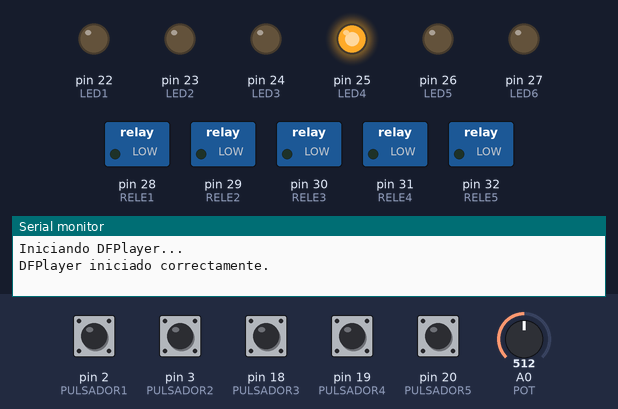
The program below on a simulated Arduino Mega 2560, built with avr-gcc and run on an emulated ATmega2560. Parts: switched loads named in the program (green lamp = pin HIGH), output pins drawn as LEDs (lit = HIGH), the last lines printed to the serial monitor. Inputs (shaded band) come from the test bench; at power-on: pin 2 (PULSADOR1), pin 3 (PULSADOR2), pin 18 (PULSADOR3), pin 19 (PULSADOR4), pin 20 (PULSADOR5) HIGH, A0 (POT) = 512. The audio player accepts every command and is not drawn.

Above: at 2.9 s.
3.0 s: pin 2 (PULSADOR1) pulled LOW for 0.15 s
At 3.08 s:
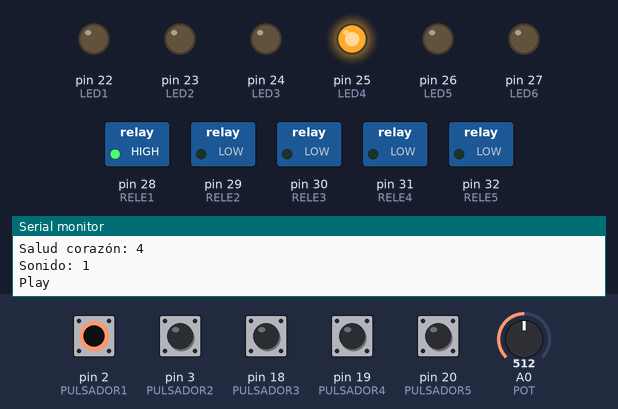
4.6 s: A0 (POT) set to 663
6.1 s: A0 (POT) set to 691
At 7.3 s:
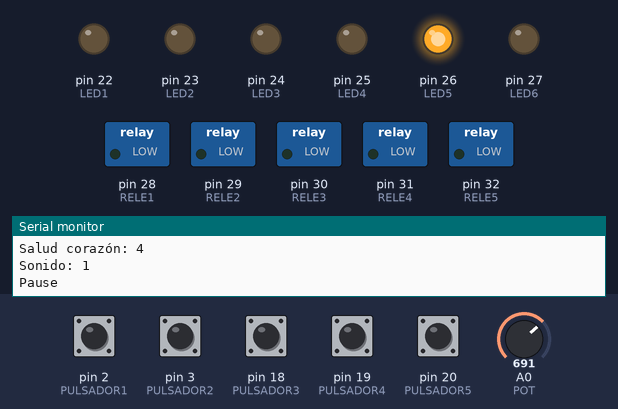
7.6 s: pin 3 (PULSADOR2) pulled LOW for 0.15 s
At 8.3 s:
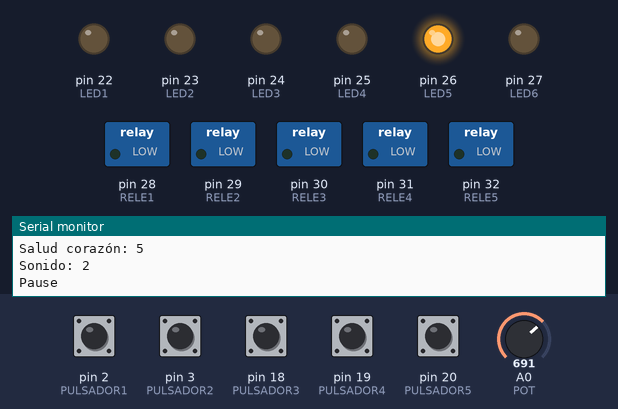
9.2 s: pin 18 (PULSADOR3) pulled LOW for 0.15 s
At 10.5 s:
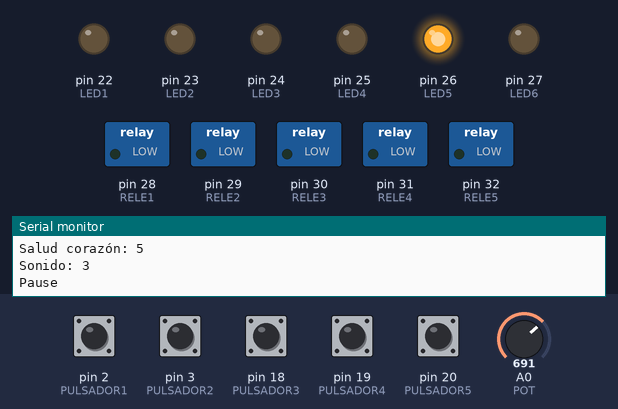
10.8 s: pin 19 (PULSADOR4) pulled LOW for 0.15 s
At 11.9 s:
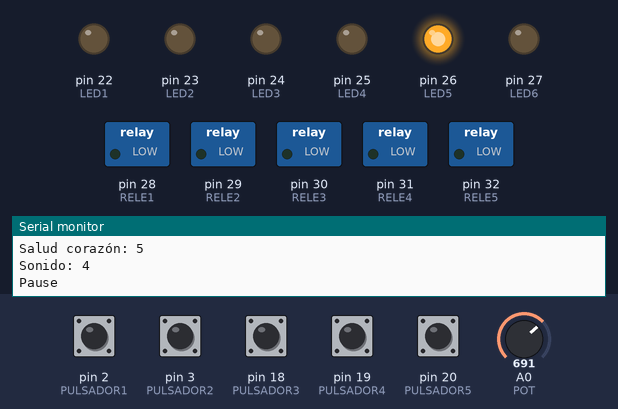
Timing chart, 0 to 13.4 s (numbered marks = the images above; inputs shaded):
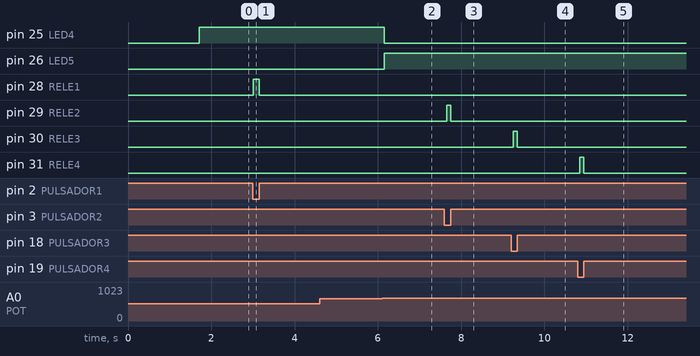

Measured:
- the behaviour switches between 679 and 680 on A0 (POT) (found by bisection; images 1 and 2)
- after the input at 3.0 s, pin 28 (RELE1): LOW → HIGH at once, → LOW 0.14 s later
- after the input at 6.1 s, pin 25 (LED4): HIGH → LOW after 0.06 s; pin 26 (LED5): LOW → HIGH after 0.06 s
- after the input at 7.6 s, pin 29 (RELE2): LOW → HIGH after 0.06 s, → LOW 0.09 s later
- after the input at 9.2 s, pin 30 (RELE3): LOW → HIGH after 0.05 s, → LOW 0.10 s later
- after the input at 10.8 s, pin 31 (RELE4): LOW → HIGH after 0.05 s, → LOW 0.10 s later

The program:

main.cpp
```cpp
#include <Arduino.h>
#include "DFRobotDFPlayerMini.h"
#include "configuration.h"


DFRobotDFPlayerMini myDFPlayer;

/* VARIABLES */
int sensorValue = 0;  // valor del sensor
int nivel;

// Variables de interrupción
volatile int var = 0; // Lado del cuerpo 1-5
volatile bool cambio = false;

// Variables de control
bool isPlaying = false, ini = false;
unsigned long currentMillis = millis();

volatile unsigned long lastInterruptTime1 = 0;
volatile unsigned long lastInterruptTime2 = 0;
volatile unsigned long lastInterruptTime3 = 0;
volatile unsigned long lastInterruptTime4 = 0;
volatile unsigned long lastInterruptTime5 = 0;

const unsigned long debounceDelay = 100; // 50 ms debounce

//Rutinas de atención a la interrupción
void isrPulsador1() {
  unsigned long interruptTime = millis();
  if (interruptTime - lastInterruptTime1 > debounceDelay) {
    var = 1;
    cambio = true;
    lastInterruptTime1 = interruptTime;
  }
}

void isrPulsador2() {
  unsigned long interruptTime = millis();
  if (interruptTime - lastInterruptTime2 > debounceDelay) {
    var = 2;
    cambio = true;
    lastInterruptTime2 = interruptTime;
  }
}

void isrPulsador3() {
  unsigned long interruptTime = millis();
  if (interruptTime - lastInterruptTime3 > debounceDelay and ini == true) {
    var = 3;
    cambio = true;
    lastInterruptTime3 = interruptTime;
  }
}

void isrPulsador4() {
  unsigned long interruptTime = millis();
  if (interruptTime - lastInterruptTime4 > debounceDelay and ini == true) {
    var = 4;
    cambio = true;
    lastInterruptTime4 = interruptTime;
  }
}

void isrPulsador5() {
  unsigned long interruptTime = millis();
  if (interruptTime - lastInterruptTime5 > debounceDelay) {
    var = 5;
    cambio = true;
    lastInterruptTime5 = interruptTime;
  }
}

//Funciones
void reproducirAudio(int folder, int audio);
int getLevel(int sensorValue);
void actualizarLeds(int valor);
void controlAltavoz(int valor);
void apagarAltavoces(void);

void setup() {
  delay(200);
  Serial.begin(115200);
  Serial2.begin(9600);     // Comunicación con el  MP3 (en TX2/RX2)

  // Iniciar UART2 en pines 17 (RX) y 16 (TX) a 9600 baudios
  Serial.println("Iniciando DFPlayer...");
  if (!myDFPlayer.begin(Serial2)) {
    Serial.println("No se encontró el DFPlayer Mini.");
    while (true);
  }

  Serial.println("DFPlayer iniciado correctamente.");
  myDFPlayer.volume(30);  // Volumen (0-30)
  myDFPlayer.EQ(DFPLAYER_EQ_NORMAL);
  myDFPlayer.outputDevice(DFPLAYER_DEVICE_SD);  // Fuente: tarjeta SD

  // Configurar LEDs como salidas
  pinMode(LED1, OUTPUT);
  pinMode(LED2, OUTPUT);
  pinMode(LED3, OUTPUT);
  pinMode(LED4, OUTPUT);
  pinMode(LED5, OUTPUT);
  pinMode(LED6, OUTPUT);

  delay(500);

  // Configurar relés como salidas
  pinMode(RELE1, OUTPUT);
  pinMode(RELE2, OUTPUT);
  pinMode(RELE3, OUTPUT);
  pinMode(RELE4, OUTPUT);
  pinMode(RELE5, OUTPUT);

  apagarAltavoces();

  // Configurar pulsadores como entrada con pull-up
  pinMode(PULSADOR1, INPUT_PULLUP);
  pinMode(PULSADOR2, INPUT_PULLUP);
  pinMode(PULSADOR3, INPUT_PULLUP);
  pinMode(PULSADOR4, INPUT_PULLUP);
  pinMode(PULSADOR5, INPUT_PULLUP);

  // Configurar interrupciones por flanco de bajada
  attachInterrupt(digitalPinToInterrupt(PULSADOR1), isrPulsador1, CHANGE);
  attachInterrupt(digitalPinToInterrupt(PULSADOR2), isrPulsador2, CHANGE);
  attachInterrupt(digitalPinToInterrupt(PULSADOR3), isrPulsador3, CHANGE);
  attachInterrupt(digitalPinToInterrupt(PULSADOR4), isrPulsador4, CHANGE);
  attachInterrupt(digitalPinToInterrupt(PULSADOR5), isrPulsador5, CHANGE);

  delay(500);
  ini = true;

}

void loop() {
  if(!isPlaying){
    nivel = getLevel(analogRead(POT));
    actualizarLeds(nivel);
    delay(100);
  }
  reproducirAudio(nivel, var);
}


/* FUNCIONES */

void reproducirAudio(int folder, int audio){
  if (cambio) {
    cambio = false;

    int pin = (audio==1 ? PULSADOR1 : audio==2 ? PULSADOR2: audio==3 ? PULSADOR3: audio==4 ? PULSADOR4 : PULSADOR5);

    //mensajes debug
    Serial.print("Salud corazón: ");
    Serial.println(folder);
    Serial.print("Sonido: ");
    Serial.println(audio);

    controlAltavoz(audio);

    bool pressed = (digitalRead(pin) == LOW); // 1 si está a LOW

    if (pressed && !isPlaying) {
      // Pasamos de HIGH→LOW y no estaba sonando: arrancamos
      myDFPlayer.playFolder(folder,audio);
      Serial.println("Play");
      isPlaying = true;
    }
    else if (!pressed && isPlaying) {
      // Se soltó el botón y estaba sonando: paramos
      myDFPlayer.stop();
      apagarAltavoces();
      isPlaying = false;
      Serial.println("Pause");
    }
  }
  if (isPlaying){ // El 11 es el fin de canción, cuando llega se vuelve a poner si está el botón pulsado
    if (myDFPlayer.available() && myDFPlayer.readType() == 11) {
      myDFPlayer.playFolder(folder,var);
    }
  }
}


int getLevel(int sensorValue){
  int nivel = RESOLUCION/NIVELES;
  for(int i = 1; i < NIVELES; i++){
    if(sensorValue<nivel*i) return i;
  }
  return NIVELES;
}

void actualizarLeds(int valor) {
  valor--; // Convertir de 1–6 a índice 0–5

  if (valor >= 0 && valor < NIVELES) {
    // Apagar todos los LEDs
    for (int i = 0; i < NIVELES; i++) {
      digitalWrite(leds[i], LOW);
    }
    // Encender solo el LED correspondiente
    digitalWrite(leds[valor], HIGH);
  } else {
    Serial.println("Error: Led a encender no existe");
  }
}

void controlAltavoz(int valor) {
  valor--; // Convertir de 1–5 a índice 0–4

  if (valor >= 0 && valor < N_ALTAVOCES) {
    // Apagar todos los relés
    for (int i = 0; i < N_ALTAVOCES; i++) {
      digitalWrite(reles[i], LOW);
    }
    // Activar solo el seleccionado
    digitalWrite(reles[valor], HIGH);
  } else {
    Serial.println("Error: Altavoz a encender no existe");
  }
}

void apagarAltavoces() {
  for (int i = 0; i < N_ALTAVOCES; i++) {
    digitalWrite(reles[i], LOW);
  }
}
```

configuration.h
```cpp
#ifndef CONFIGURATION_H
#define CONFIGURATION_H

/* DEFINICIÓN DE PINES */

// LEDs
#define LED1 22
#define LED2 23
#define LED3 24
#define LED4 25
#define LED5 26
#define LED6 27

// Pulsadores con interrupciones
#define PULSADOR1 2
#define PULSADOR2 3
#define PULSADOR3 18
#define PULSADOR4 19
#define PULSADOR5 20

// Relés
#define RELE1 28
#define RELE2 29
#define RELE3 30
#define RELE4 31
#define RELE5 32

// Potenciómetro
#define POT A0

// pines UART (SD)
#define TX                  16
#define RX                  17

/* CONSTANTES */
#define RESOLUCION          1024
#define NIVELES             6
#define N_ALTAVOCES         5

const int leds[NIVELES] = {LED1, LED2, LED3, LED4, LED5, LED6};
const int reles[N_ALTAVOCES] = {RELE1, RELE2, RELE3, RELE4, RELE5};


#endif
```
